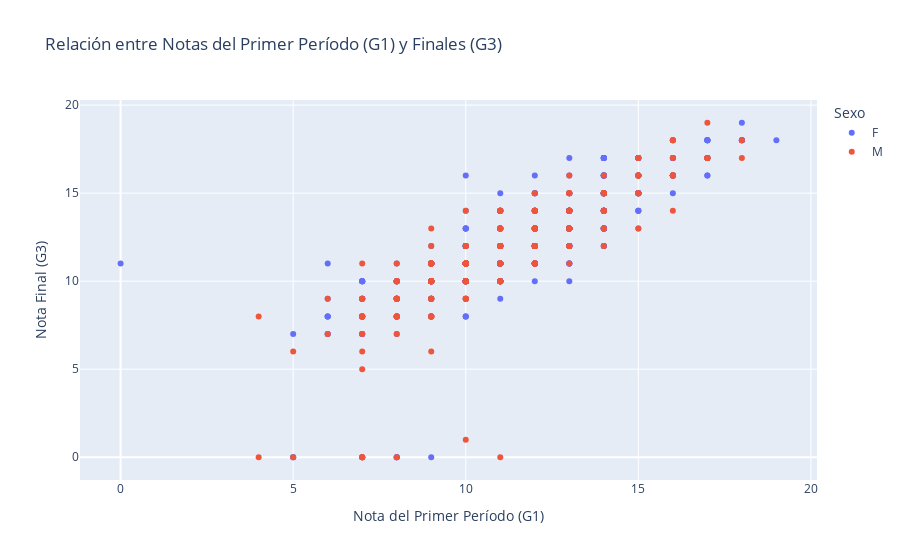

The cell this chart's notebook holds for it:
### Markdown cell above
# tercer grafico PLOTLY
 ideal para crear graficos interactivos

### Code cell
# Crear un grafico de dispersión interactivo con Plotly Express
fig = px.scatter(
    df,
    x='G1',
    y='G3',
    color='sex',  # Colorear los puntos según el sexo del estudiante
    hover_data=['absences', 'studytime', 'age'], # Datos que aparecen al pasar el mouse
    title='Relación entre Notas del Primer Período (G1) y Finales (G3)'
)

# ejes y el título
fig.update_layout(
    xaxis_title='Nota del Primer Período (G1)',
    yaxis_title='Nota Final (G3)',
    legend_title='Sexo'
)

# Mostrar el gráfico
fig.show()

### Figure 1 — Plotly figure (JSON) as saved in the notebook; plotly's stock layout.template omitted (floating-point values rounded to 4 significant figures; data arrays with more than 128 entries replaced by an {"elided": "..."} marker saying what was removed)
{"data": [{"customdata": {"elided": "383x3 int values"}, "hovertemplate": "sex=F<br>G1=%{x}<br>G3=%{y}<br>absences=%{customdata[0]}<br>studytime=%{customdata[1]}<br>age=%{customdata[2]}<extra></extra>", "legendgroup": "F", "marker": {"color": "#636efa", "symbol": "circle"}, "mode": "markers", "name": "F", "orientation": "v", "showlegend": true, "type": "scatter", "x": {"elided": "383 int values"}, "xaxis": "x", "y": {"elided": "383 int values"}, "yaxis": "y"}, {"customdata": {"elided": "266x3 int values"}, "hovertemplate": "sex=M<br>G1=%{x}<br>G3=%{y}<br>absences=%{customdata[0]}<br>studytime=%{customdata[1]}<br>age=%{customdata[2]}<extra></extra>", "legendgroup": "M", "marker": {"color": "#EF553B", "symbol": "circle"}, "mode": "markers", "name": "M", "orientation": "v", "showlegend": true, "type": "scatter", "x": {"elided": "266 int values"}, "xaxis": "x", "y": {"elided": "266 int values"}, "yaxis": "y"}], "layout": {"legend": {"title": {"text": "Sexo"}, "tracegroupgap": 0}, "title": {"text": "Relación entre Notas del Primer Período (G1) y Finales (G3)"}, "xaxis": {"anchor": "y", "domain": [0, 1], "title": {"text": "Nota del Primer Período (G1)"}}, "yaxis": {"anchor": "x", "domain": [0, 1], "title": {"text": "Nota Final (G3)"}}}}
